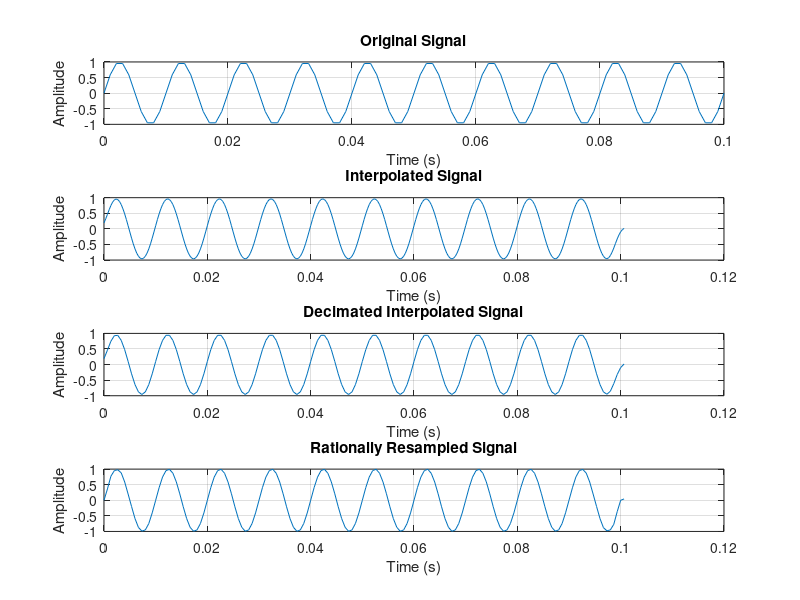

Write the MATLAB code that produced this figure.
clc;
clear;
close all;

fs = 1000;
t = 0:1/fs:0.1;
x = sin(2*pi*100*t);

L = 3;
x_interp = interp(x, L);
fs_interp = L*fs;
t_interp = (0:length(x_interp)-1) / fs_interp;

M = 2;
x_dec = decimate(x_interp, M);
fs_dec = fs_interp / M;
t_dec = (0:length(x_dec)-1) / fs_dec;

x_new = resample(x, L, M);
fs_new = fs*L / M;
t_new = (0:length(x_new)-1) / fs_new;

fprintf('Original sampling frequency = %.2f Hz\n', fs);
fprintf('After interpolation: L = %d, fs = %.2f Hz\n', L, fs_interp);
fprintf('After decimation of interpolated signal: M = %d, fs = %.2f Hz\n', M, fs_dec);
fprintf('After resampling: L/M = %.2f, fs = %.2f Hz\n', L/M, fs_new);

figure;

subplot(4, 1, 1);
plot(t, x);
title('Original Signal');
xlabel('Time (s)');
ylabel('Amplitude');
grid on;

subplot(4, 1, 2);
plot(t_interp, x_interp);
title('Interpolated Signal');
xlabel('Time (s)');
ylabel('Amplitude');
grid on;

subplot(4, 1, 3);
plot(t_dec, x_dec);
title('Decimated Interpolated Signal');
xlabel('Time (s)');
ylabel('Amplitude');
grid on;

subplot(4, 1, 4);
plot(t_new, x_new);
title('Rationally Resampled Signal');
xlabel('Time (s)');
ylabel('Amplitude');
grid on;
